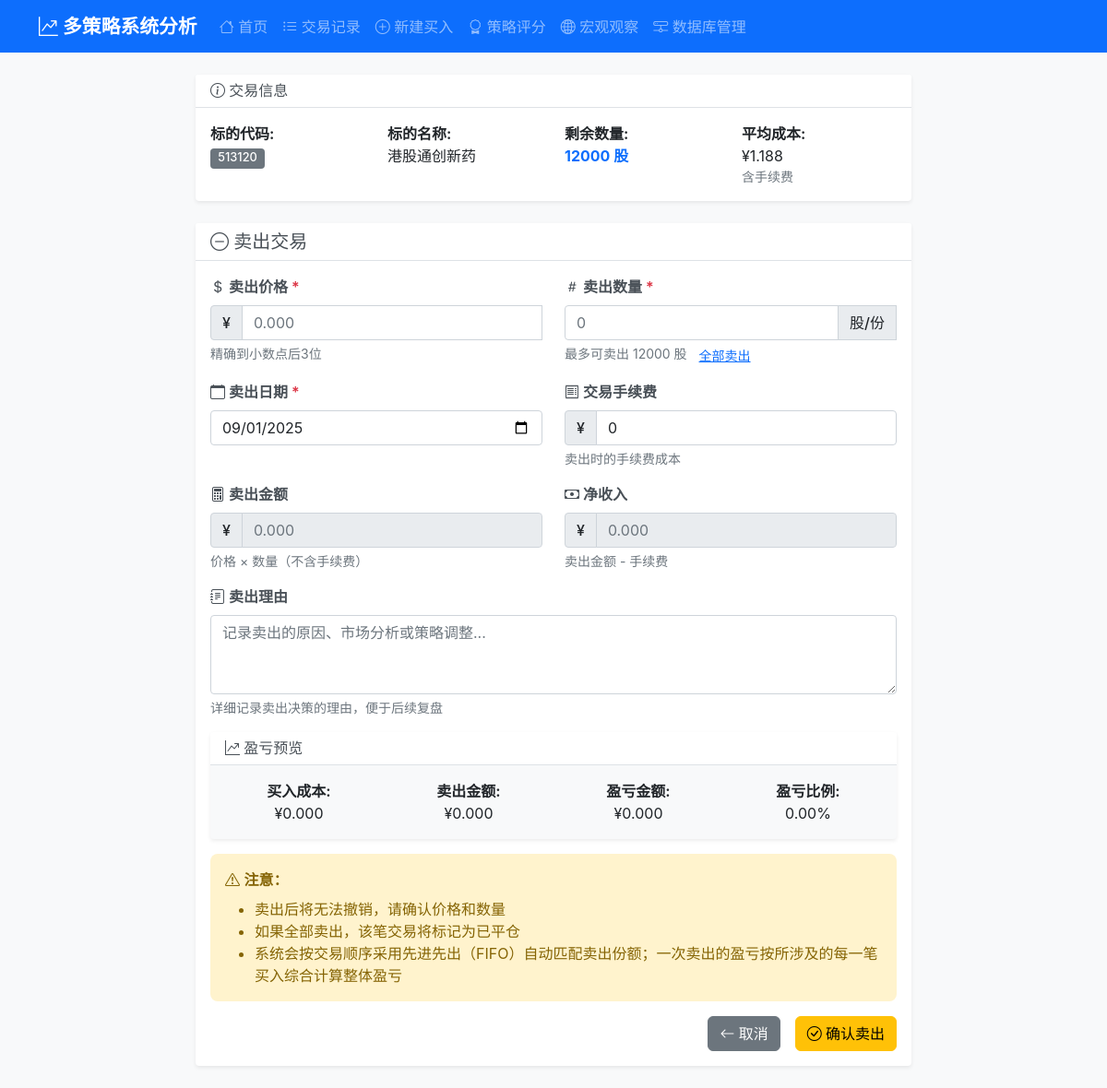
Before: /add_sell/205 with the older database file.
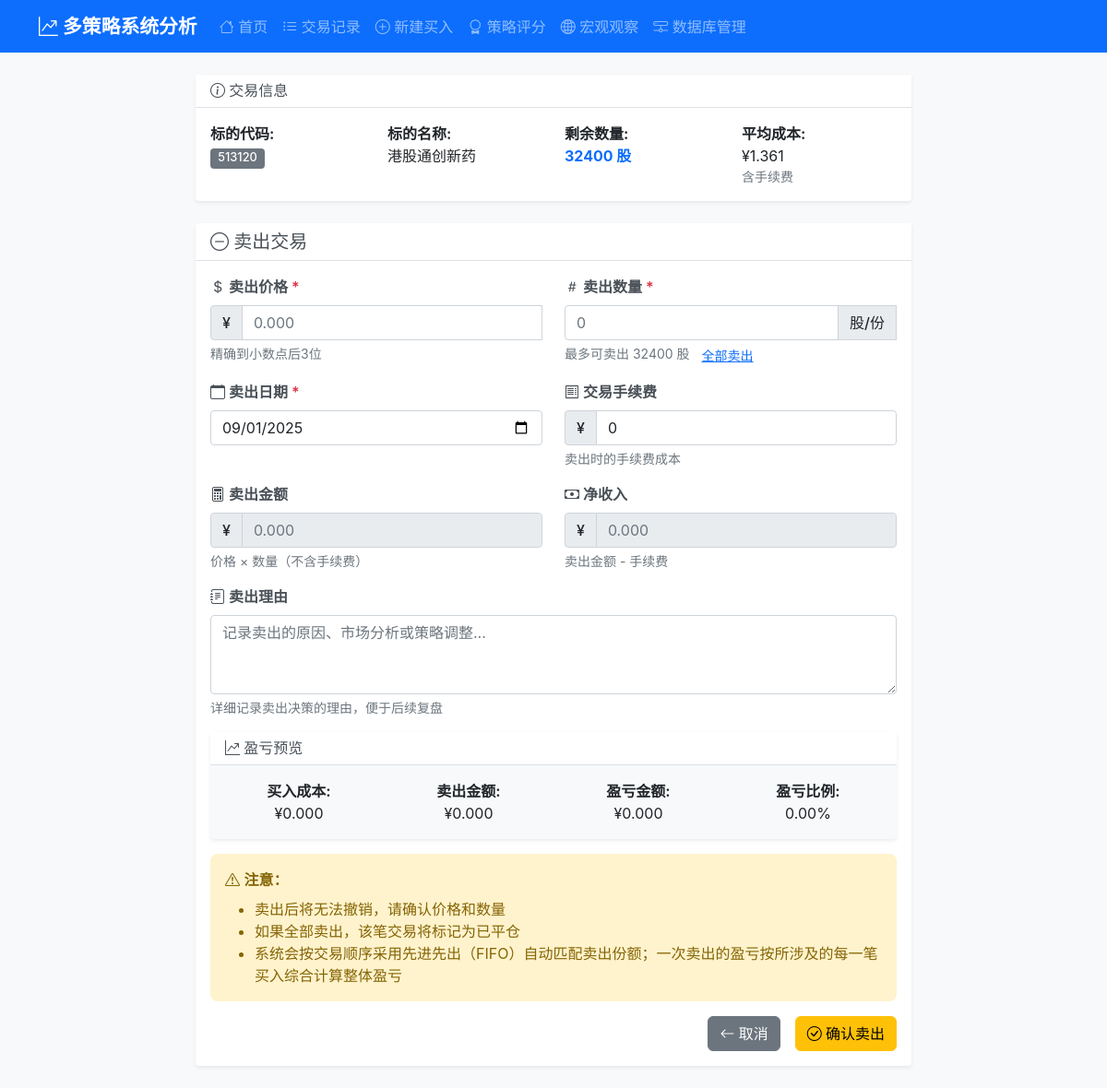
After: the same page with the newer database file.
### tables this page shows
CREATE TABLE trades (
                id INTEGER PRIMARY KEY AUTOINCREMENT,
                symbol_code TEXT NOT NULL,
                symbol_name TEXT NOT NULL,
                open_date DATE NOT NULL,
                close_date DATE,
                status TEXT DEFAULT 'open',  -- open: 持仓中, closed: 已平仓
                total_buy_amount DECIMAL(15,3) DEFAULT 0,
                total_buy_quantity INTEGER DEFAULT 0,
                total_sell_amount DECIMAL(15,3) DEFAULT 0,
                total_sell_quantity INTEGER DEFAULT 0,
                remaining_quantity INTEGER DEFAULT 0,
                total_profit_loss DECIMAL(15,3) DEFAULT 0,
                total_profit_loss_pct DECIMAL(8,4) DEFAULT 0,
                holding_days INTEGER DEFAULT 0,
                created_at TIMESTAMP DEFAULT CURRENT_TIMESTAMP,
                updated_at TIMESTAMP DEFAULT CURRENT_TIMESTAMP
            , strategy TEXT DEFAULT "trend", trade_log TEXT, deleted_at TIMESTAMP, deleted_reason TEXT, strategy_id INTEGER, is_deleted INTEGER DEFAULT 0, delete_date TIMESTAMP, delete_reason TEXT, operator_note TEXT, total_gross_profit DECIMAL(15,3) DEFAULT 0, total_net_profit DECIMAL(15,3) DEFAULT 0, total_net_profit_pct DECIMAL(8,4) DEFAULT 0, total_buy_fees DECIMAL(15,3) DEFAULT 0, total_sell_fees DECIMAL(15,3) DEFAULT 0, total_fees DECIMAL(15,3) DEFAULT 0, total_fee_ratio_pct DECIMAL(8,4) DEFAULT 0);

### routes/trading_routes.py (the view, shortened to what this page needs)
@trading_bp.route('/add_sell/<int:trade_id>', methods=['GET', 'POST'])
def add_sell(trade_id):
    if request.method == 'GET':
        try:
            trading_service = TradingService(current_app.db_service)
            trade = trading_service.get_trade_by_id(trade_id)
            if not trade:
                return redirect(url_for('trading.trades'))
            db = current_app.db_service
            row = db.execute_query(
                """
                SELECT COALESCE(SUM(price * quantity), 0) AS gross_buy,
                       COALESCE(SUM(quantity), 0) AS qty
                FROM trade_details
                WHERE trade_id = ? AND transaction_type = 'buy' AND is_deleted = 0
                """,
                (trade_id,),
                fetch_one=True,
            )
            gross_buy = row['gross_buy'] if row else 0
            qty = row['qty'] if row else 0
            avg_buy_price_ex_fee = float(gross_buy) / float(qty) if qty else 0.0
            return render_template('add_sell.html', trade=trade, avg_buy_price_ex_fee=avg_buy_price_ex_fee)
        except Exception as e:
            current_app.logger.error(f"卖出页面加载失败: {str(e)}")
            return redirect(url_for('trading.trades'))

### services/database_service.py (called while the page is built)
    def execute_query(self, query: str, params: tuple = (), fetch_one: bool = False, fetch_all: bool = True) -> Any:
        with self.get_connection() as conn:
            cursor = conn.cursor()
            cursor.execute(query, params)
            if query.strip().upper().startswith(('INSERT', 'UPDATE', 'DELETE')):
                conn.commit()
            if fetch_one:
                return cursor.fetchone()
            elif fetch_all:
                return cursor.fetchall()
            else:
                return cursor.lastrowid

### services/trading_service.py (called while the page is built)
    def get_trade_by_id(self, trade_id: int, include_deleted: bool = False) -> Optional[Dict[str, Any]]:
        query = "SELECT t.*, s.name as strategy_name FROM trades t LEFT JOIN strategies s ON t.strategy_id = s.id WHERE t.id = ?"
        params = [trade_id]
        if not include_deleted:
            query += " AND t.is_deleted = 0"
        trade = self.db.execute_query(query, tuple(params), fetch_one=True)
        return dict(trade) if trade else None

### templates/add_sell.html (shortened to what the changed rows need)
{% extends "base.html" %}
{% block content %}
    <div class="row justify-content-center">
        <div class="col-lg-8">
            <div class="card mb-4">
                <div class="card-body">
                    <div class="row">
                        <div class="col-md-3">
                            <strong>标的代码:</strong>
                            <br>
                            <span class="badge bg-secondary">{{ trade.symbol_code }}</span>
                        </div>
                        <div class="col-md-3">
                            <strong>标的名称:</strong>
                            <br>
                            {{ trade.symbol_name }}
                        </div>
                        <div class="col-md-3">
                            <strong>剩余数量:</strong>
                            <br>
                            <span class="text-primary fw-bold">{{ trade.remaining_quantity }} 股</span>
                        </div>
                        <div class="col-md-3">
                            <strong>平均成本:</strong>
                            <br>
                            ¥{{ "%.3f"|format(trade.total_buy_amount / trade.total_buy_quantity) }}
                            <small class="text-muted d-block">含手续费</small>
                        </div>
                    </div>
                </div>
            </div>
            <div class="card">
                <div class="card-body">
                    <form method="POST" class="needs-validation" novalidate>
                        <div class="row">
                            <div class="col-md-6 mb-3">
                                <label for="quantity" class="form-label">
                                    <i class="bi bi-hash"></i> 卖出数量 <span class="text-danger">*</span>
                                </label>
                                <div class="input-group">
                                    <input type="number"
                                           class="form-control"
                                           id="quantity"
                                           name="quantity"
                                           min="1"
                                           max="{{ trade.remaining_quantity }}"
                                           placeholder="0"
                                           required>
                                    <span class="input-group-text">股/份</span>
                                </div>
                                <div class="form-text">
                                    最多可卖出 {{ trade.remaining_quantity }} 股
                                    <button type="button"
                                            class="btn btn-link btn-sm p-0 ms-2"
                                            onclick="setMaxQuantity()">全部卖出</button>
                                </div>
                            </div>
                        </div>
                    </form>
                </div>
            </div>
        </div>
    </div>
{% endblock %}

Changed rows visible on the page:
changed trades "港股通创新药": remaining_quantity "12000" → "32400"; trade.total_buy_amount/trade.total_buy_quantity "1.188" → "1.361"
